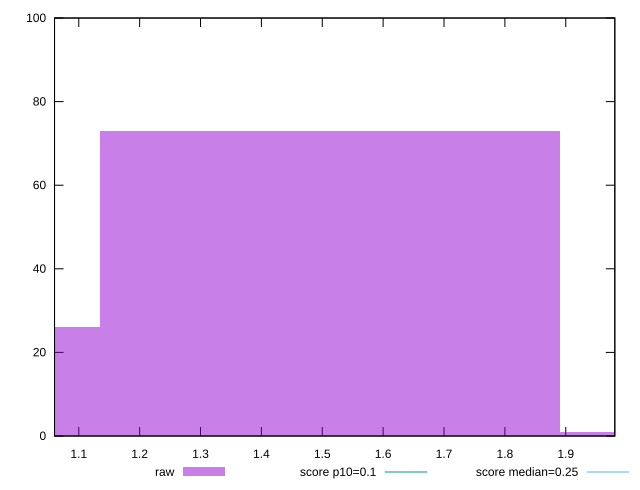

Source code (gnuplot):
reset

$raw <<EOF
1.5121361383353205 73
0.7560680691676602 26
2.268204207502981 1
EOF

set key outside below
set boxwidth 0.7560680691676602
set xrange [1.060179723739624:1.9806091851128471]
set yrange [0:100]
set trange [0:100]
set style fill transparent solid 0.5 noborder

set parametric
set terminal svg size 640, 490 enhanced background rgb 'white'
set output "report_00018_2021-02-10T15-25-16.877Z/cumulative-layout-shift/samples/pages/raw/histogram.svg"

plot $raw title "raw" with boxes, \
     0.1,t title "score p10=0.1", \
     0.25,t title "score median=0.25"

reset
